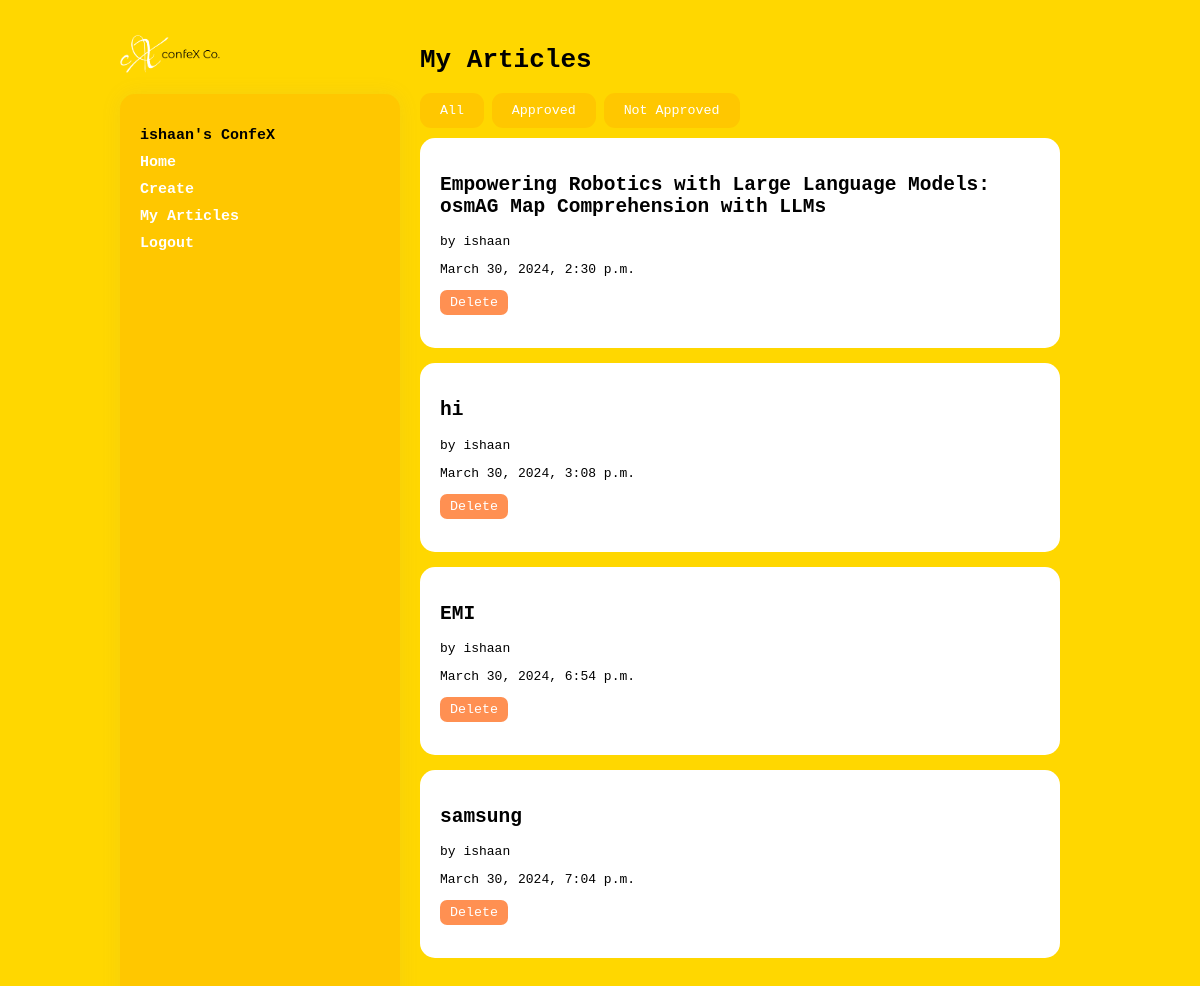
Page /articles/my_articles/ (signed in) on the earlier database version.
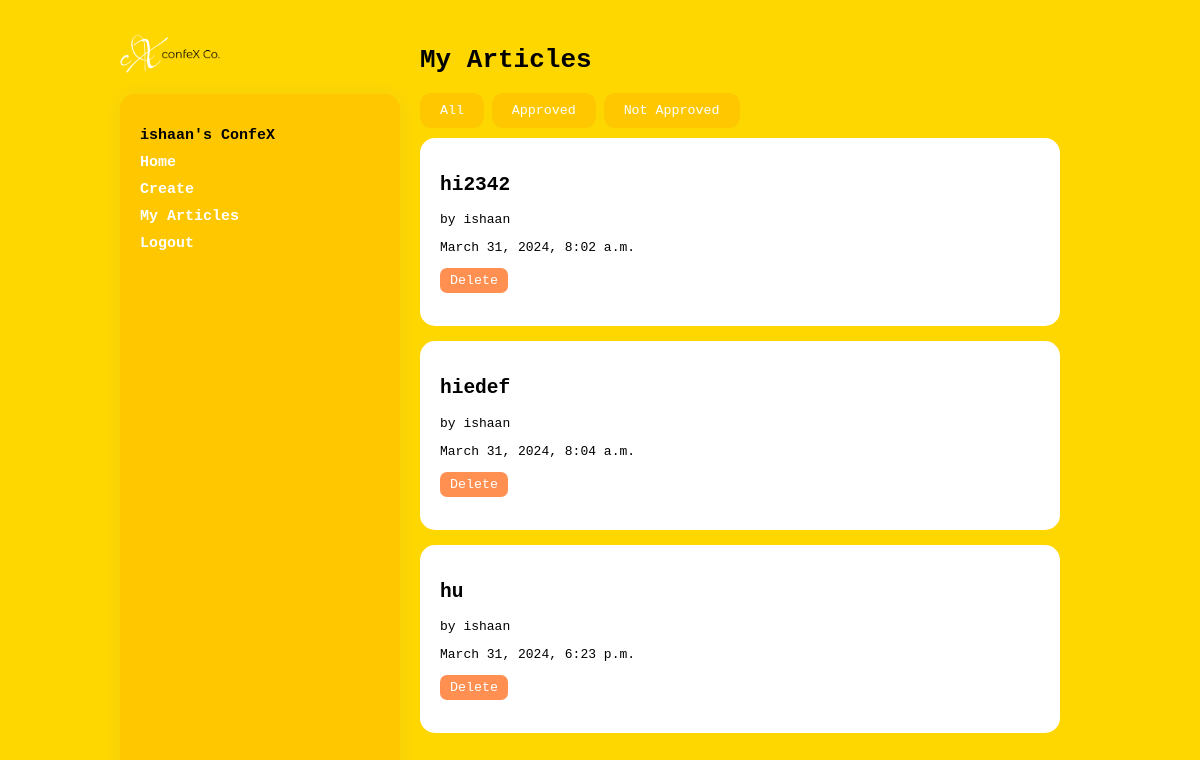
Same page on the later database version.
### articles/models.py (models this page shows, shortened)
class Article(models.Model):
    title = models.CharField(max_length=100)
    slug = models.SlugField()
    body = models.TextField()
    date = models.DateTimeField(auto_now_add=True)
    thumb = models.ImageField(default='default1.png', blank=True)
    author = models.ForeignKey(User, default=None, on_delete=models.CASCADE)
    approved = models.BooleanField(default=False)
    pdf = models.FileField(upload_to='pdfs/', blank=True)
    email = models.EmailField()
    organization = models.CharField(max_length=255)

### articles/views.py (the view)
# urls.py: path('my_articles/', views.my_articles, name='my_articles'),
@login_required(login_url="/accounts/login/")
def my_articles(request):
    if request.method == 'POST':
        form = forms.CreateArticle(request.POST, request.FILES)
        if form.is_valid():
            instance = form.save(commit=False)
            instance.author = request.user
            instance.save()
            return redirect('articles:my_articles')
    else:
        form = forms.CreateArticle()
    articles = Article.objects.filter(author=request.user).order_by('date')
    return render(request, 'articles/my_articles.html', {'form': form, 'articles': articles})

### articles/templates/articles/my_articles.html (shortened to what this page needs)
{% extends 'base_layout.html' %}
{% block content %}
    <h1>My Articles</h1>
    <button class="filter-btn" data-filter="all">All</button>
    <button class="filter-btn" data-filter="approved">Approved</button>
    <button class="filter-btn" data-filter="not-approved">Not Approved</button>
    <div id="article-container">
        {% for article in articles %}
            <div class="article-cell {% if article.approved %}approved{% else %}not-approved{% endif %}">
                <a href="{% url 'articles:detail' slug=article.slug %}" class="article-link">
                    <h2>{{ article.title }}</h2>
                    <p>by {{ article.author }}</p>
                    <p>{{ article.date }}</p>
                </a>
                <form action="{% url 'articles:delete' slug=article.slug %}" method="post">
                    <button type="submit" class="delete-btn">Delete</button>
                </form>
            </div>
            <br>
        {% endfor %}
    </div>
{% endblock %}

Differences in the rows shown:
removed Article: title "Empowering Robotics with Large Language Models: osmAG Map Comprehension with LLMs", author "ishaan", date "March 30, 2024, 2:30 p.m."
removed Article: title "hi", author "ishaan", date "March 30, 2024, 3:08 p.m."
removed Article: title "EMI", author "ishaan", date "March 30, 2024, 6:54 p.m."
removed Article: title "samsung", author "ishaan", date "March 30, 2024, 7:04 p.m."
added Article: title "hi2342", author "ishaan", date "March 31, 2024, 8:02 a.m."
added Article: title "hiedef", author "ishaan", date "March 31, 2024, 8:04 a.m."
added Article: title "hu", author "ishaan", date "March 31, 2024, 6:23 p.m."
